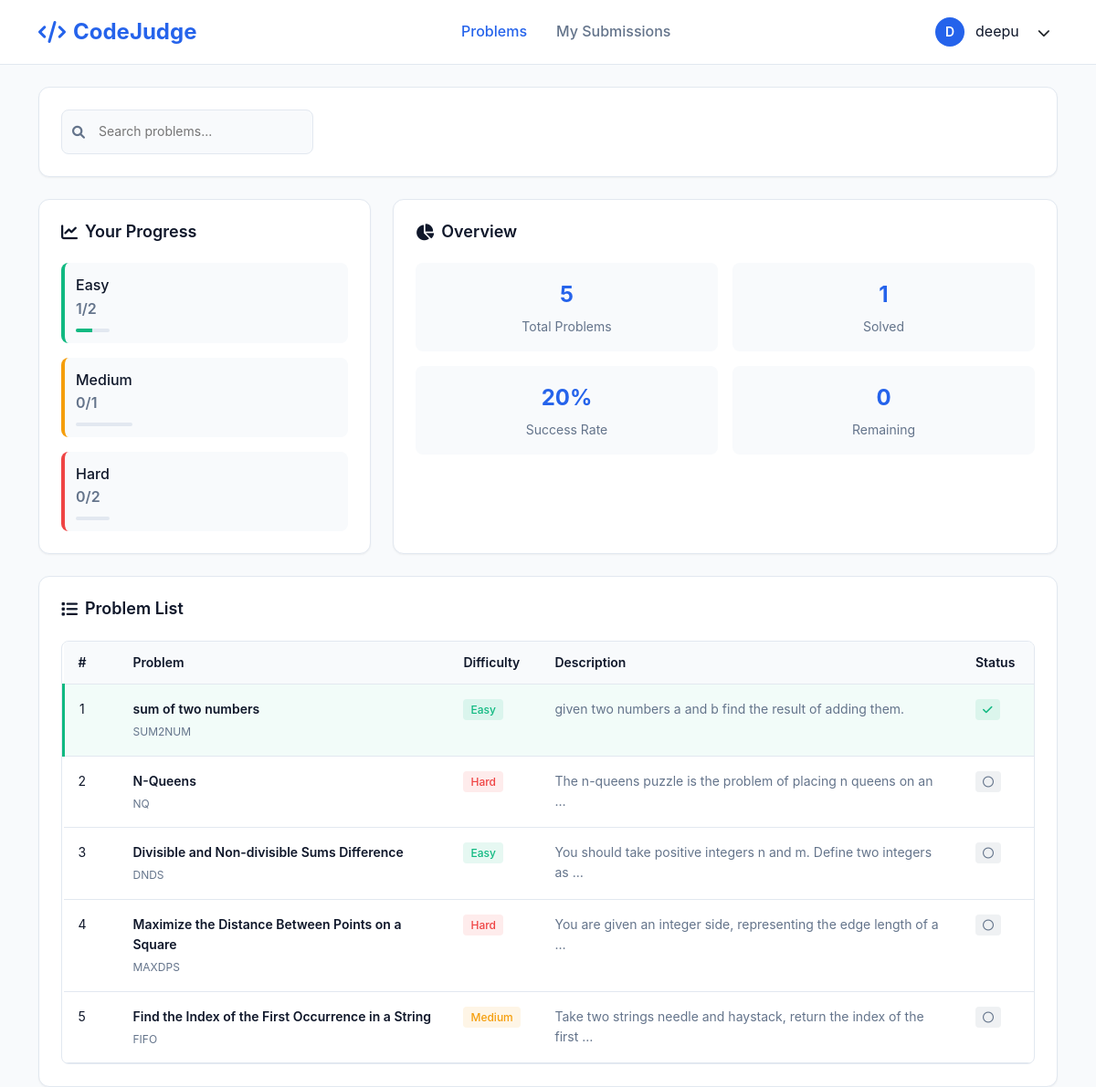
The page /problems/problem/SUM2NUM/ (signed in) on the database its author committed.
### core/models.py (models this page shows, shortened)
class Problem(models.Model):
    DIFFICULTY = (('E','Easy'),('M','Medium'),('H','Hard'))
    name = models.CharField(max_length=100)
    short_code = models.CharField(max_length=40,unique=True)
    statement = models.TextField()
    difficulty = models.CharField(max_length=1,choices=DIFFICULTY)

### core/views.py (the view, shortened to what this page needs)
# urls.py: path('problem/<str:short_code>/', views.problem_detail, name='problem_detail'),
def problem_detail(request, short_code):
    try:
        problem = get_object_or_404(Problem, short_code=short_code)
    except Problem.DoesNotExist:
        messages.error(request, f'Problem with code "{short_code}" not found.')
        return redirect('core:problems_list')
    visible_testcases = problem.testcases.filter(is_hidden=False)
    user_submissions = []
    if request.user.is_authenticated:
        user_submissions = Submission.objects.filter(
            problem=problem,
            user=request.user
        ).order_by('-submitted')[:10]  # Last 10 submissions
    user_progress = get_user_progress(request.user)
    all_problems = Problem.objects.all()
    context = {
        'problem': problem,
        'testcases': visible_testcases,
        'user_submissions': user_submissions,
        'user_progress': user_progress,
        'problems': all_problems,  # For the dashboard section
        'easy_count': Problem.objects.filter(difficulty='E').count(),
        'medium_count': Problem.objects.filter(difficulty='M').count(),
        'hard_count': Problem.objects.filter(difficulty='H').count(),
    }
    return render(request, 'problem_detail.html', context)

### core/templates/problem_detail.html (shortened to what this page needs)
{% load static %}
<!DOCTYPE html>
<html lang="en">
<head>
    <link href="https://cdn.jsdelivr.net/npm/bootstrap@5.3.0/dist/css/bootstrap.min.css" rel="stylesheet">
    <link href="https://cdnjs.cloudflare.com/ajax/libs/font-awesome/6.0.0/css/all.min.css" rel="stylesheet">
</head>
<body>
    <header class="header">
        <div class="container">
            <div class="header-content">
                <a href="{% url 'core:problems_list' %}" class="logo">
                    <i class="fas fa-code"></i>
                    CodeJudge
                </a>
                <nav class="nav-links">
                    <a href="{% url 'core:problems_list' %}" class="nav-link active">Problems</a>
                    {% if user.is_authenticated %}
                    <a href="{% url 'core:submissions_list' %}" class="nav-link">My Submissions</a>
                    {% endif %}
                </nav>
                <div class="user-profile">
                    {% if user.is_authenticated %}
                    <div class="user-avatar">{{ user.username|first|upper }}</div>
                    <span>{{ user.username }}</span>
                    <div class="dropdown">
                        <button class="btn btn-sm" type="button" data-bs-toggle="dropdown">
                            <i class="fas fa-chevron-down"></i>
                        </button>
                    </div>
                    {% else %}
                    <a href="{% url 'authentication:login-user' %}" class="nav-link">Login</a>
                    <a href="{% url 'authentication:register-user' %}" class="nav-link">Register</a>
                    {% endif %}
                </div>
            </div>
        </div>
    </header>
    <div class="container" style="margin-top: 1.5rem;">
        <div class="search-section">
            <form method="GET" action="{% url 'core:problems_list' %}">
                <div style="display: flex; align-items: center;">
                    <div class="search-container">
                        <i class="fas fa-search search-icon"></i>
                        <input type="text"
                               name="search"
                               class="search-input"
                               placeholder="Search problems..."
                               value="{{ search_query }}">
                    </div>
                </div>
            </form>
        </div>
        {% if user.is_authenticated and not search_query %}
        <div class="dashboard-grid">
            <div class="progress-card">
                <h3 class="card-title">
                    <i class="fas fa-chart-line"></i>
                    Your Progress
                </h3>
                <div class="progress-stats">
                    <div class="stat-item easy">
                        <div>
                            <div class="stat-label">Easy</div>
                            <div class="stat-value">{{ user_progress.easy_completed }}/{{ easy_count }}</div>
                            <div class="progress-bar">
                                <div class="progress-fill easy" data-easy-completed="{{ user_progress.easy_completed }}" data-easy-total="{{ easy_count }}"></div>
                            </div>
                        </div>
                    </div>
                    <div class="stat-item medium">
                        <div>
                            <div class="stat-label">Medium</div>
                            <div class="stat-value">{{ user_progress.medium_completed }}/{{ medium_count }}</div>
                            <div class="progress-bar">
                            </div>
                        </div>
                    </div>
                    <div class="stat-item hard">
                        <div>
                            <div class="stat-label">Hard</div>
                            <div class="stat-value">{{ user_progress.hard_completed }}/{{ hard_count }}</div>
                            <div class="progress-bar">
                            </div>
                        </div>
                    </div>
                </div>
            </div>
            <div class="quick-stats">
                <h3 class="card-title">
                    <i class="fas fa-chart-pie"></i>
                    Overview
                </h3>
                <div class="stats-grid">
                    <div class="quick-stat">
                        <div class="quick-stat-number">{{ problems|length }}</div>
                        <div class="quick-stat-label">Total Problems</div>
                    </div>
                    <div class="quick-stat">
                        <div class="quick-stat-number">{{ user_progress.solved_problems|length }}</div>
                        <div class="quick-stat-label">Solved</div>
                    </div>
                    <div class="quick-stat">
                        <div class="quick-stat-number">
                            {% with total_problems=problems|length solved_count=user_progress.solved_problems|length %}
                                {% if total_problems > 0 %}
                                    {% widthratio solved_count total_problems 100 %}%
                                {% else %}
                                    0%
                                {% endif %}
                            {% endwith %}
                        </div>
                        <div class="quick-stat-label">Success Rate</div>
                    </div>
                    <div class="quick-stat">
                        <div class="quick-stat-number">{{ problems|length|add:"-"|add:user_progress.solved_problems|length }}</div>
                        <div class="quick-stat-label">Remaining</div>
                    </div>
                </div>
            </div>
        </div>
        {% endif %}
        <div class="problems-card">
            <h3 class="card-title">
                <i class="fas fa-list"></i>
                {% if search_query %}Search Results{% else %}Problem List{% endif %}
            </h3>
            <div class="table-container">
                <table class="custom-table">
                    <thead>
                        <tr>
                            <th style="width: 60px;">#</th>
                            <th>Problem</th>
                            <th style="width: 100px;">Difficulty</th>
                            <th>Description</th>
                            <th style="width: 80px;">Status</th>
                        </tr>
                    </thead>
                    <tbody>
                        {% for problem in problems %}
                        <tr class="problem-row {% if problem.short_code in user_progress.solved_problems %}solved{% endif %}"
                            data-url="{% url 'core:problem_detail' problem.short_code %}">
                            <td>{{ forloop.counter }}</td>
                            <td>
                                <a href="{% url 'core:problem_detail' problem.short_code %}" class="problem-name">
                                    {{ problem.name }}
                                </a>
                                <div class="problem-code">{{ problem.short_code }}</div>
                            </td>
                            <td>
                                {% if problem.difficulty == 'E' %}
                                    <span class="difficulty-badge easy">Easy</span>
                                {% elif problem.difficulty == 'M' %}
                                    <span class="difficulty-badge medium">Medium</span>
                                {% else %}
                                    <span class="difficulty-badge hard">Hard</span>
                                {% endif %}
                            </td>
                            <td>
                                <span style="color: var(--text-secondary);">
                                    {{ problem.statement|truncatewords:12 }}
                                </span>
                            </td>
                            <td>
                                {% if problem.short_code in user_progress.solved_problems %}
                                    <span class="status-badge solved">
                                        <i class="fas fa-check"></i>
                                    </span>
                                {% else %}
                                    <span class="status-badge unsolved">
                                        <i class="far fa-circle"></i>
                                    </span>
                                {% endif %}
                            </td>
                        </tr>
                        {% endfor %}
                    </tbody>
                </table>
            </div>
        </div>
    </div>
</body>
</html>

### rows shown on the page
Problem: name "sum of two numbers", short_code "SUM2NUM", difficulty "Easy", statement "given two numbers a and b find the result of adding them."
Problem: name "N-Queens", short_code "NQ", difficulty "Hard", statement "The n-queens puzzle is the problem of placing n queens on an …"
Problem: name "Divisible and Non-divisible Sums Difference", short_code "DNDS", difficulty "Easy", statement "You should take positive integers n and m. Define two integers as …"
Problem: name "Maximize the Distance Between Points on a Square", short_code "MAXDPS", difficulty "Hard", statement "You are given an integer side, representing the edge length of a …"
Problem: name "Find the Index of the First Occurrence in a String", short_code "FIFO", difficulty "Medium", statement "Take two strings needle and haystack, return the index of the first …"

### other values the page prints
{{ user.username|first|upper }} "D"
{{ user.username }} "deepu"
{{ user_progress.easy_completed }} "1"
{{ easy_count }} "2"
{{ user_progress.medium_completed }} "0"
{{ medium_count }} "1"
{{ user_progress.hard_completed }} "0"
{{ hard_count }} "2"
{{ problems|length }} "5"
{{ user_progress.solved_problems|length }} "1"
{{ problems|length|add:"-"|add:user_progress.solved_problems|length }} "0"
